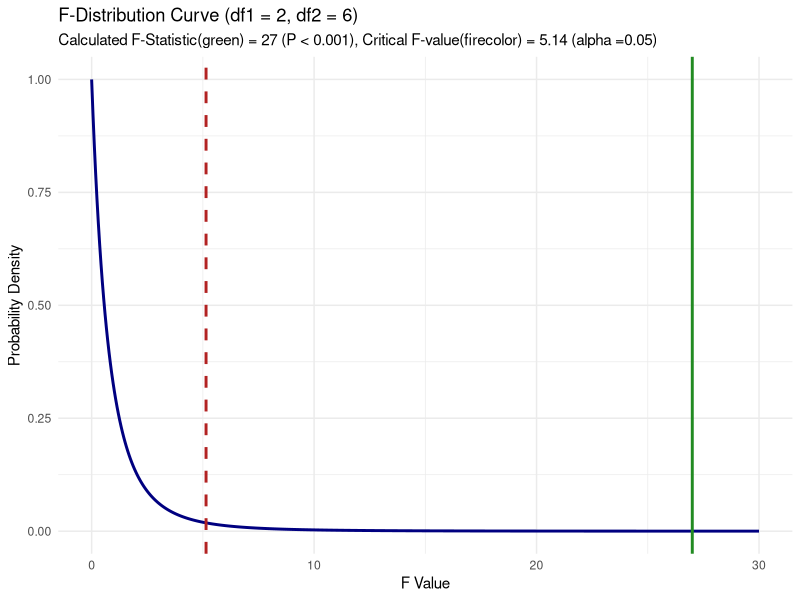

Reproduce this figure in R.
## ---- chunk 1
knitr::opts_chunk$set(echo = TRUE, message = FALSE, warning = FALSE)
library(ggplot2)
## ---- chunk 2
# --- 1. Load Study Data ---
diet_data <- data.frame(
  Diet = factor(rep(c("Diet 1", "Diet 2", "Diet 3"), each = 3)),
  WeightLoss = c(4, 5, 6, 7, 8, 9, 10, 11, 12)
)

# --- 2. Fit One-Way ANOVA Model ---
anova_model <- aov(WeightLoss ~ Diet, data = diet_data)

# --- 3. Display ANOVA Summary Table ---
summary(anova_model)
## ---- chunk 3
# --- 4. Plot F-Distribution Curve & Test Statistic ---
f_stat <- summary(anova_model)[[1]][["F value"]][1]
df1 <- summary(anova_model)[[1]][["Df"]][1]
df2 <- summary(anova_model)[[1]][["Df"]][2]

x_vals <- seq(0, 30, length.out = 500)
y_vals <- df(x_vals, df1, df2)
plot_df <- data.frame(x = x_vals, y = y_vals)
criticalF <- qf(p = 1-0.05, df1 = 2, df2 = 6)
ggplot(plot_df, aes(x = x, y = y)) +
  geom_line(color = "navy", size = 1) +
  geom_vline(xintercept = f_stat, color = "forestgreen", linetype = "solid", size = 1) +
  geom_vline(xintercept = criticalF, color = "firebrick", linetype = "dashed", size = 1) +
  labs(
    title = "F-Distribution Curve (df1 = 2, df2 = 6)",
    subtitle = paste("Calculated F-Statistic(green) =", f_stat, "(P < 0.001),",
                     "Critical F-value(firecolor) =", round(criticalF,2), "(alpha =0.05)"),
    x = "F Value",
    y = "Probability Density"
  ) +
  theme_minimal()
## ---- chunk 4
# --- 5. Post-Hoc Comparisons: Tukey HSD ---
cat("\n--- Tukey HSD Pairwise Comparisons ---\n")
tukey_results <- TukeyHSD(anova_model)
print(tukey_results)

# --- 6. Post-Hoc Comparisons: Bonferroni Adjustment ---
cat("\n--- Bonferroni Adjusted Pairwise t-Tests ---\n")
bonf_results <- pairwise.t.test(
  x = diet_data$WeightLoss,
  g = diet_data$Diet,
  p.adjust.method = "bonferroni"
)
print(bonf_results)
